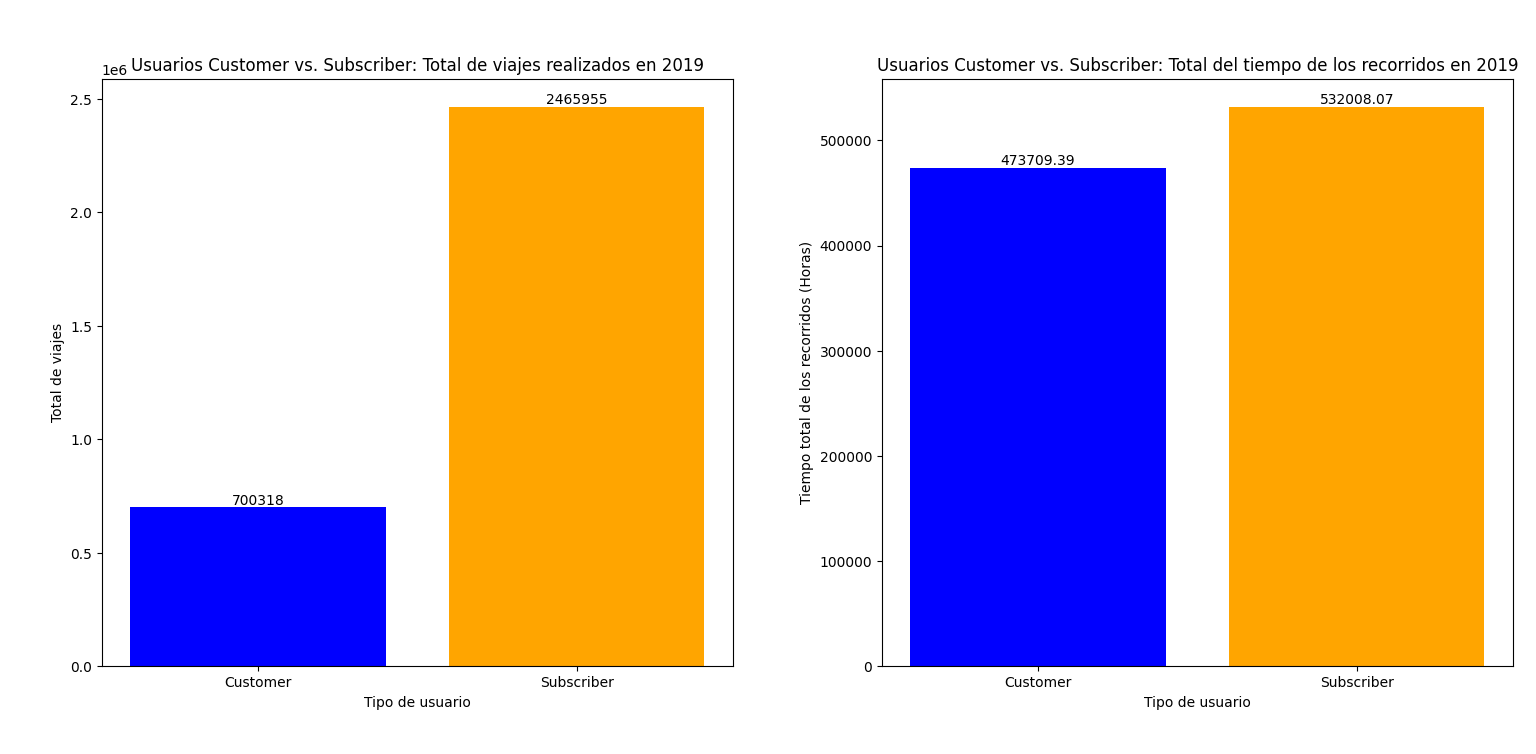

The script that drew this image:
import matplotlib.pyplot as plt

# Datos en formato JSON
data = [
    {
        "usertype": "Customer",
        "viajes_totales": 700318,
        "recorridos_totales": {"hours": 473709, "minutes": 23, "seconds": 18}
    },
    {
        "usertype": "Subscriber",
        "viajes_totales": 2465955,
        "recorridos_totales": {"hours": 532008, "minutes": 4, "seconds": 4}
    }
]

# Extraer los datos
usertypes = [entry["usertype"] for entry in data]
viajes_totales = [int(entry["viajes_totales"]) for entry in data]
recorridos_totales = [entry["recorridos_totales"]["hours"] + entry["recorridos_totales"]["minutes"] / 60 + entry["recorridos_totales"]["seconds"] / 3600 for entry in data]
    
# Gráfico de barras para el total de viajes
plt.figure(figsize=(10, 5))
plt.subplot(1, 2, 1)
plt.bar(usertypes, viajes_totales, color=['blue', 'orange'])

# Etiquetas de datos
for i, v in enumerate(viajes_totales):
    plt.text(i, v, str(v), ha='center', va='bottom')

plt.xlabel('Tipo de usuario')
plt.ylabel('Total de viajes')
plt.title('Usuarios Customer vs. Subscriber: Total de viajes realizados en 2019')

# Gráfico de barras para el tiempo total de recorridos
plt.subplot(1, 2, 2)
plt.bar(usertypes, recorridos_totales, color=['blue', 'orange'])

# Etiquetas de datos
for i, v in enumerate(recorridos_totales):
    plt.text(i, v, f"{v:.2f}", ha='center', va='bottom')

plt.xlabel('Tipo de usuario')
plt.ylabel('Tiempo total de los recorridos (Horas)')
plt.title('Usuarios Customer vs. Subscriber: Total del tiempo de los recorridos en 2019')

plt.tight_layout()
plt.show()
